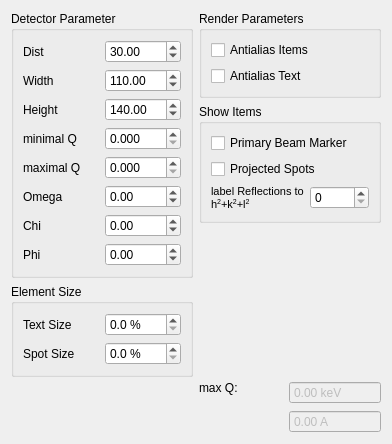
<ui version="4.0" >
 <class>LauePlaneCfgUI</class>
 <widget class="QWidget" name="LauePlaneCfgUI" >
  <property name="geometry" >
   <rect>
    <x>0</x>
    <y>0</y>
    <width>392</width>
    <height>444</height>
   </rect>
  </property>
  <property name="windowTitle" >
   <string>Form</string>
  </property>
  <layout class="QGridLayout" name="gridLayout_3" >
   <item row="0" column="0" >
    <layout class="QVBoxLayout" name="verticalLayout_3" >
     <item>
      <widget class="QGroupBox" name="groupBox" >
       <property name="title" >
        <string>Detector Parameter</string>
       </property>
       <property name="flat" >
        <bool>true</bool>
       </property>
       <layout class="QGridLayout" name="gridLayout" >
        <item row="0" column="0" >
         <widget class="QLabel" name="label_4" >
          <property name="text" >
           <string>Dist</string>
          </property>
          <property name="buddy" >
           <cstring>detDist</cstring>
          </property>
         </widget>
        </item>
        <item row="0" column="1" >
         <widget class="QDoubleSpinBox" name="detDist" >
          <property name="minimum" >
           <double>1.000000000000000</double>
          </property>
          <property name="maximum" >
           <double>300.000000000000000</double>
          </property>
          <property name="value" >
           <double>30.000000000000000</double>
          </property>
         </widget>
        </item>
        <item row="1" column="0" >
         <widget class="QLabel" name="label_2" >
          <property name="text" >
           <string>Width</string>
          </property>
          <property name="buddy" >
           <cstring>detWidth</cstring>
          </property>
         </widget>
        </item>
        <item row="1" column="1" >
         <widget class="QDoubleSpinBox" name="detWidth" >
          <property name="minimum" >
           <double>10.000000000000000</double>
          </property>
          <property name="maximum" >
           <double>1000.000000000000000</double>
          </property>
          <property name="value" >
           <double>110.000000000000000</double>
          </property>
         </widget>
        </item>
        <item row="2" column="0" >
         <widget class="QLabel" name="label_3" >
          <property name="text" >
           <string>Height</string>
          </property>
          <property name="buddy" >
           <cstring>detHeight</cstring>
          </property>
         </widget>
        </item>
        <item row="2" column="1" >
         <widget class="QDoubleSpinBox" name="detHeight" >
          <property name="minimum" >
           <double>10.000000000000000</double>
          </property>
          <property name="maximum" >
           <double>1000.000000000000000</double>
          </property>
          <property name="value" >
           <double>140.000000000000000</double>
          </property>
         </widget>
        </item>
        <item row="3" column="0" >
         <widget class="QLabel" name="label_5" >
          <property name="text" >
           <string>minimal Q</string>
          </property>
          <property name="buddy" >
           <cstring>detMinQ</cstring>
          </property>
         </widget>
        </item>
        <item row="3" column="1" >
         <widget class="QDoubleSpinBox" name="detMinQ" >
          <property name="suffix" >
           <string/>
          </property>
          <property name="decimals" >
           <number>3</number>
          </property>
          <property name="minimum" >
           <double>0.000000000000000</double>
          </property>
          <property name="singleStep" >
           <double>0.100000000000000</double>
          </property>
         </widget>
        </item>
        <item row="4" column="0" >
         <widget class="QLabel" name="label_6" >
          <property name="text" >
           <string>maximal Q</string>
          </property>
          <property name="buddy" >
           <cstring>detMaxQ</cstring>
          </property>
         </widget>
        </item>
        <item row="4" column="1" >
         <widget class="QDoubleSpinBox" name="detMaxQ" >
          <property name="decimals" >
           <number>3</number>
          </property>
          <property name="singleStep" >
           <double>0.100000000000000</double>
          </property>
         </widget>
        </item>
        <item row="5" column="0" >
         <widget class="QLabel" name="label_7" >
          <property name="text" >
           <string>Omega</string>
          </property>
          <property name="buddy" >
           <cstring>detOmega</cstring>
          </property>
         </widget>
        </item>
        <item row="5" column="1" >
         <widget class="QDoubleSpinBox" name="detOmega" >
          <property name="minimum" >
           <double>-360.000000000000000</double>
          </property>
          <property name="maximum" >
           <double>360.000000000000000</double>
          </property>
         </widget>
        </item>
        <item row="6" column="0" >
         <widget class="QLabel" name="label_8" >
          <property name="text" >
           <string>Chi</string>
          </property>
          <property name="buddy" >
           <cstring>detChi</cstring>
          </property>
         </widget>
        </item>
        <item row="6" column="1" >
         <widget class="QDoubleSpinBox" name="detChi" >
          <property name="minimum" >
           <double>-360.000000000000000</double>
          </property>
          <property name="maximum" >
           <double>360.000000000000000</double>
          </property>
         </widget>
        </item>
        <item row="7" column="0" >
         <widget class="QLabel" name="label_9" >
          <property name="text" >
           <string>Phi</string>
          </property>
          <property name="buddy" >
           <cstring>detPhi</cstring>
          </property>
         </widget>
        </item>
        <item row="7" column="1" >
         <widget class="QDoubleSpinBox" name="detPhi" >
          <property name="minimum" >
           <double>-360.000000000000000</double>
          </property>
          <property name="maximum" >
           <double>360.000000000000000</double>
          </property>
         </widget>
        </item>
       </layout>
      </widget>
     </item>
     <item>
      <widget class="QGroupBox" name="groupBox_3" >
       <property name="title" >
        <string>Element Size</string>
       </property>
       <property name="flat" >
        <bool>true</bool>
       </property>
       <layout class="QGridLayout" name="gridLayout_2" >
        <item row="0" column="0" >
         <widget class="QLabel" name="label_11" >
          <property name="text" >
           <string>Text Size</string>
          </property>
         </widget>
        </item>
        <item row="0" column="1" >
         <widget class="QDoubleSpinBox" name="detTextSize" >
          <property name="suffix" >
           <string> %</string>
          </property>
          <property name="decimals" >
           <number>1</number>
          </property>
          <property name="maximum" >
           <double>100.000000000000000</double>
          </property>
          <property name="singleStep" >
           <double>0.100000000000000</double>
          </property>
         </widget>
        </item>
        <item row="1" column="0" >
         <widget class="QLabel" name="label_12" >
          <property name="text" >
           <string>Spot Size</string>
          </property>
         </widget>
        </item>
        <item row="1" column="1" >
         <widget class="QDoubleSpinBox" name="detSpotSize" >
          <property name="suffix" >
           <string> %</string>
          </property>
          <property name="decimals" >
           <number>1</number>
          </property>
          <property name="maximum" >
           <double>100.000000000000000</double>
          </property>
          <property name="singleStep" >
           <double>0.100000000000000</double>
          </property>
         </widget>
        </item>
       </layout>
      </widget>
     </item>
     <item>
      <spacer name="verticalSpacer_2" >
       <property name="orientation" >
        <enum>Qt::Vertical</enum>
       </property>
       <property name="sizeHint" stdset="0" >
        <size>
         <width>20</width>
         <height>40</height>
        </size>
       </property>
      </spacer>
     </item>
    </layout>
   </item>
   <item row="0" column="1" >
    <layout class="QVBoxLayout" name="verticalLayout_5" >
     <item>
      <widget class="QGroupBox" name="renderParams" >
       <property name="title" >
        <string>Render Parameters</string>
       </property>
       <property name="flat" >
        <bool>true</bool>
       </property>
       <layout class="QVBoxLayout" name="verticalLayout" >
        <item>
         <widget class="QCheckBox" name="renderAntialias" >
          <property name="text" >
           <string>Antialias Items</string>
          </property>
          <property name="checked" >
           <bool>false</bool>
          </property>
         </widget>
        </item>
        <item>
         <widget class="QCheckBox" name="renderAntialiasText" >
          <property name="text" >
           <string>Antialias Text</string>
          </property>
          <property name="checked" >
           <bool>false</bool>
          </property>
         </widget>
        </item>
       </layout>
      </widget>
     </item>
     <item>
      <widget class="QGroupBox" name="groupBox_2" >
       <property name="title" >
        <string>Show Items</string>
       </property>
       <property name="alignment" >
        <set>Qt::AlignLeading|Qt::AlignLeft|Qt::AlignTop</set>
       </property>
       <property name="flat" >
        <bool>true</bool>
       </property>
       <layout class="QVBoxLayout" name="verticalLayout_2" >
        <item>
         <widget class="QCheckBox" name="checkBox_5" >
          <property name="text" >
           <string>Primary Beam Marker</string>
          </property>
         </widget>
        </item>
        <item>
         <widget class="QCheckBox" name="detSpotsEnabled" >
          <property name="text" >
           <string>Projected Spots</string>
          </property>
         </widget>
        </item>
        <item>
         <layout class="QHBoxLayout" name="horizontalLayout_2" >
          <item>
           <widget class="QLabel" name="label" >
            <property name="text" >
             <string>&lt;!DOCTYPE HTML PUBLIC "-//W3C//DTD HTML 4.0//EN" "http://www.w3.org/TR/REC-html40/strict.dtd">
&lt;html>&lt;head>&lt;meta name="qrichtext" content="1" />&lt;style type="text/css">
p, li { white-space: pre-wrap; }
&lt;/style>&lt;/head>&lt;body style=" font-family:'MS Shell Dlg 2'; font-size:8.25pt; font-weight:400; font-style:normal;">
&lt;p style=" margin-top:0px; margin-bottom:0px; margin-left:0px; margin-right:0px; -qt-block-indent:0; text-indent:0px;">label Reflections to h&lt;span style=" vertical-align:super;">2&lt;/span>+k&lt;span style=" vertical-align:super;">2&lt;/span>+l&lt;span style=" vertical-align:super;">2&lt;/span>&lt;/p>&lt;/body>&lt;/html></string>
            </property>
            <property name="wordWrap" >
             <bool>true</bool>
            </property>
            <property name="buddy" >
             <cstring>maxRefLabel</cstring>
            </property>
           </widget>
          </item>
          <item>
           <widget class="QSpinBox" name="maxRefLabel" />
          </item>
         </layout>
        </item>
       </layout>
      </widget>
     </item>
     <item>
      <spacer name="verticalSpacer" >
       <property name="orientation" >
        <enum>Qt::Vertical</enum>
       </property>
       <property name="sizeHint" stdset="0" >
        <size>
         <width>20</width>
         <height>50</height>
        </size>
       </property>
      </spacer>
     </item>
     <item>
      <layout class="QHBoxLayout" name="horizontalLayout" >
       <item>
        <widget class="QLabel" name="label_10" >
         <property name="text" >
          <string>max Q:</string>
         </property>
         <property name="alignment" >
          <set>Qt::AlignLeading|Qt::AlignLeft|Qt::AlignTop</set>
         </property>
        </widget>
       </item>
       <item>
        <layout class="QVBoxLayout" name="verticalLayout_4" >
         <item>
          <widget class="QDoubleSpinBox" name="QDispKEV" >
           <property name="enabled" >
            <bool>false</bool>
           </property>
           <property name="sizePolicy" >
            <sizepolicy vsizetype="Fixed" hsizetype="Preferred" >
             <horstretch>0</horstretch>
             <verstretch>0</verstretch>
            </sizepolicy>
           </property>
           <property name="frame" >
            <bool>true</bool>
           </property>
           <property name="buttonSymbols" >
            <enum>QAbstractSpinBox::NoButtons</enum>
           </property>
           <property name="prefix" >
            <string/>
           </property>
           <property name="suffix" >
            <string> keV</string>
           </property>
           <property name="maximum" >
            <double>10000000.000000000000000</double>
           </property>
          </widget>
         </item>
         <item>
          <widget class="QDoubleSpinBox" name="QDispA" >
           <property name="enabled" >
            <bool>false</bool>
           </property>
           <property name="sizePolicy" >
            <sizepolicy vsizetype="Fixed" hsizetype="Preferred" >
             <horstretch>0</horstretch>
             <verstretch>0</verstretch>
            </sizepolicy>
           </property>
           <property name="frame" >
            <bool>true</bool>
           </property>
           <property name="buttonSymbols" >
            <enum>QAbstractSpinBox::NoButtons</enum>
           </property>
           <property name="prefix" >
            <string/>
           </property>
           <property name="suffix" >
            <string> A</string>
           </property>
          </widget>
         </item>
        </layout>
       </item>
      </layout>
     </item>
    </layout>
   </item>
  </layout>
 </widget>
 <resources/>
 <connections/>
</ui>
